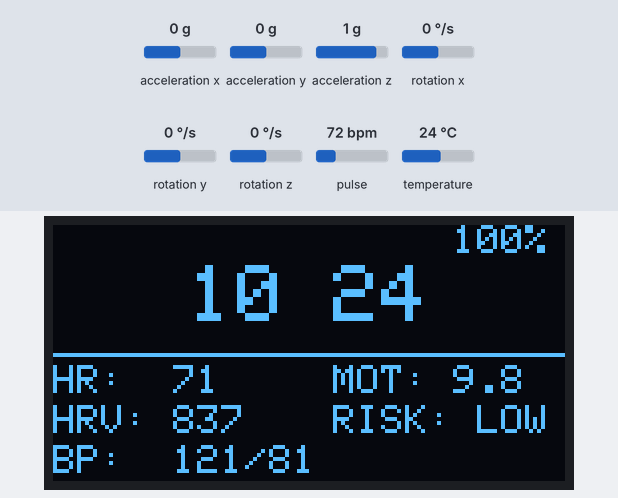
Recording of a sketch running on a simulated ESP32-C3. On the bench: 128×64 one-colour display. The test bench sets the inputs (shaded band); at power-on: pulse 72 bpm, acceleration x 0 g, acceleration y 0 g, acceleration z 1 g, rotation x 0 °/s, rotation y 0 °/s, rotation z 0 °/s, temperature 24 °C. The local clock reads 2024-03-15 10:24:30 at power-on unless the sketch sets it; nothing arrives over Bluetooth unless stated; a phone connects over Bluetooth LE 3 s after start.

Above: at 1.6 s.
1.7 s: pulse set to 130 bpm
At 3.7 s:
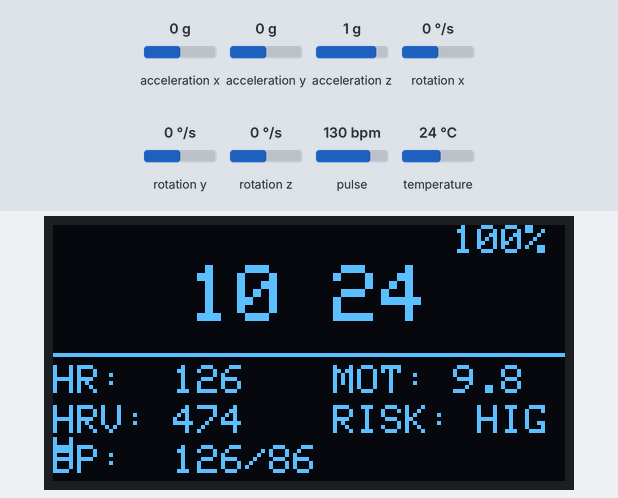
4.7 s: acceleration x set to -1.4 g
At 5.8 s:
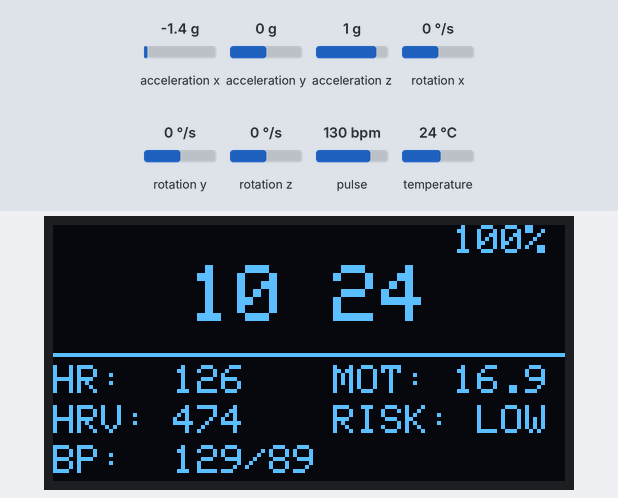
7.5 s: acceleration y set to -1.4 g
At 8.9 s:
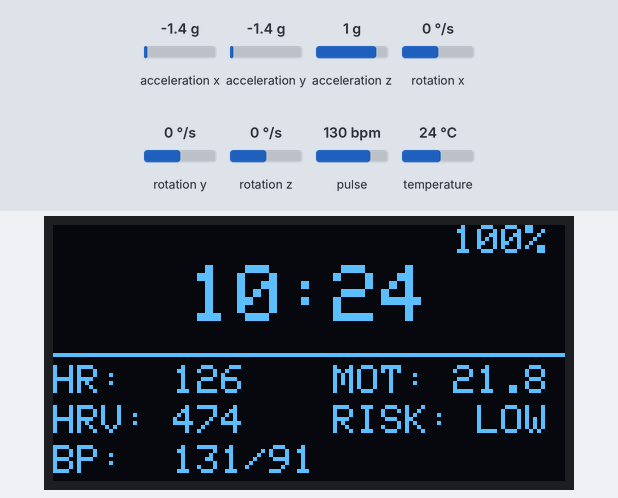
10.5 s: acceleration z set to -1.4 g
At 11.9 s:
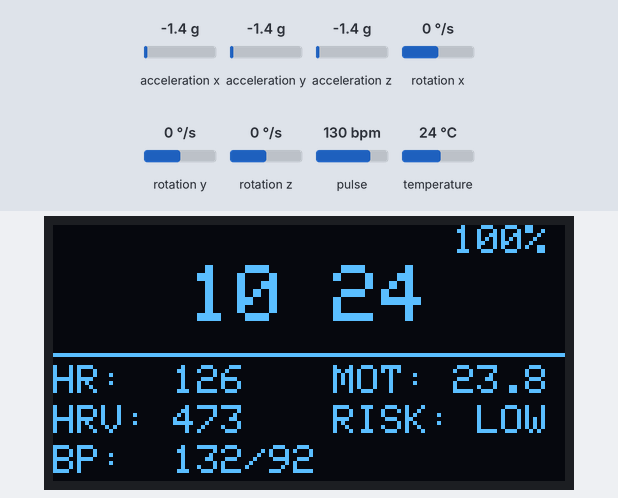
Timing chart, 0 to 13.5 s (numbered marks = the images above; inputs shaded):
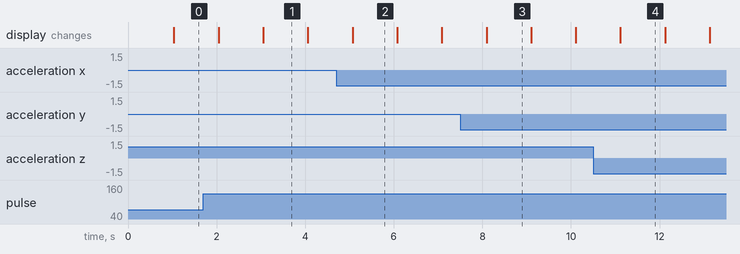

The sketch:

esp32_firmware.ino
```cpp
/*
 * PulseNova ESP32-C3 BLE Wearable Firmware
 *
 * Hardware:
 *   - MAX30105 (PPG → HR, HRV, SpO2 proxy)
 *   - MPU6050  (Accelerometer → motion, tilt-to-wake)
 *   - SH1106   (OLED 128×64 display)
 *
 * BLE Protocol:
 *   DATA_CHAR (Notify, 5s): {"t":UNIX,"hr":INT,"hrv":INT,"bp_sys":INT,"bp_dia":INT,"motion":FLOAT,"conf":FLOAT,"bat":INT}
 *   TIME_CHAR (Write):      {"time": UNIX_TIMESTAMP}  ← sent by app on connect
 */

#include <Wire.h>
#include <Adafruit_GFX.h>
#include <Adafruit_SH110X.h>
#include <Adafruit_MPU6050.h>
#include <Adafruit_Sensor.h>
#include <BLEDevice.h>
#include <BLEServer.h>
#include <BLEUtils.h>
#include <BLE2902.h>
#include <ArduinoJson.h>
#include <time.h>
#include "MAX30105.h"
#include "heartRate.h"

// ─── CONFIGURATION ──────────────────────────────────────────────────────────
#define SDA_PIN 6
#define SCL_PIN 7
#define SCREEN_WIDTH 128
#define SCREEN_HEIGHT 64

#define SERVICE_UUID   "12345678-1234-1234-1234-1234567890ab"
#define DATA_CHAR_UUID "87654321-4321-4321-4321-ba0987654321"
#define TIME_CHAR_UUID "c0ffee01-1234-1234-1234-1234567890ab"

// ─── GLOBALS ────────────────────────────────────────────────────────────────
Adafruit_SH1106G display(SCREEN_WIDTH, SCREEN_HEIGHT, &Wire, -1);
MAX30105 particleSensor;
Adafruit_MPU6050 mpu;
BLECharacteristic* pDataChar;
bool deviceConnected = false;

// Health & Power Variables
int hr = 0, hrv = 0, bp_sys = 120, bp_dia = 80, riskScore = 0, battery = 100;
float motionMag = 0.0, confidence = 1.0;
bool isDisplayOn = true, watchWasLowered = true, colonVisible = true;

// Timing
unsigned long lastSampleTime = 0, lastTransmitTime = 0, lastWakeTime = 0, lastBeatTime = 0;
uint32_t syncedTime = 0, syncedMillis = 0;

// ─── AVERAGING BUFFER ───────────────────────────────────────────────────────
struct {
    float hr_sum, hrv_sum, bp_sys_sum, bp_dia_sum, motion_sum, conf_sum;
    int count;
    void reset() { hr_sum=0; hrv_sum=0; bp_sys_sum=0; bp_dia_sum=0; motion_sum=0; conf_sum=0; count=0; }
} avgBuffer;

// ─── BLE CALLBACKS ──────────────────────────────────────────────────────────
class MyServerCallbacks : public BLEServerCallbacks {
    void onConnect(BLEServer* p) { deviceConnected = true; }
    void onDisconnect(BLEServer* p) { deviceConnected = false; BLEDevice::startAdvertising(); }
};

class TimeCallbacks : public BLECharacteristicCallbacks {
    void onWrite(BLECharacteristic* p) {
        String val = p->getValue().c_str();
        StaticJsonDocument<128> doc;
        if (!deserializeJson(doc, val) && doc.containsKey("time")) {
            syncedTime = doc["time"];
            syncedMillis = millis();
            struct timeval tv = { .tv_sec = (long)syncedTime };
            settimeofday(&tv, NULL); // Sync internal RTC
        }
    }
};

// ─── SENSOR CORE ────────────────────────────────────────────────────────────
void updateSensors() {
    long ir = particleSensor.getIR();
    if (checkForBeat(ir)) {
        unsigned long delta = millis() - lastBeatTime;
        lastBeatTime = millis();
        float bpm = 60000.0 / delta;
        if (bpm > 40 && bpm < 220) { hr = (int)bpm; hrv = (int)delta; }
    }

    sensors_event_t a, g, temp;
    mpu.getEvent(&a, &g, &temp);
    motionMag = sqrt(sq(a.acceleration.x) + sq(a.acceleration.y) + sq(a.acceleration.z));

    // Tilt-to-Wake Logic
    if (a.acceleration.y < 3.0) watchWasLowered = true;
    if (watchWasLowered && a.acceleration.y > 7.0) {
        if (!isDisplayOn) { isDisplayOn = true; lastWakeTime = millis(); watchWasLowered = false; }
    }

    // Risk & Confidence
    confidence = (ir < 50000) ? 0.0 : (motionMag > 15.0) ? 0.5 : 1.0;
    bp_sys = (hr > 0) ? 110 + (hr * 0.1) + (motionMag * 0.4) : 0;
    bp_dia = (bp_sys > 0) ? bp_sys - 40 : 0;
    riskScore = (hr > 110 && motionMag < 11.0) ? 80 : 5;
}

// ─── DISPLAY ────────────────────────────────────────────────────────────────
void drawWatch() {
    if (!isDisplayOn) return;
    display.clearDisplay();
    time_t now; struct tm timeinfo; time(&now); localtime_r(&now, &timeinfo);

    display.setTextSize(1); display.setCursor(100, 0); display.print(battery); display.print("%");
    display.setTextSize(2); display.setCursor(34, 10);
    if (timeinfo.tm_hour < 10) display.print("0");
    display.print(timeinfo.tm_hour); display.print(colonVisible ? ":" : " ");
    if (timeinfo.tm_min < 10) display.print("0");
    display.print(timeinfo.tm_min);

    display.setTextSize(1);
    long ir = particleSensor.getIR();
    display.setCursor(0, 35); display.print("HR:  "); if(ir < 50000) display.print("--"); else display.print(hr);
    display.setCursor(0, 45); display.print("HRV: "); if(ir < 50000) display.print("--"); else display.print(hrv);
    display.setCursor(0, 55); display.print("BP:  "); display.print(bp_sys); display.print("/"); display.print(bp_dia);
    display.setCursor(70, 35); display.print("MOT: "); display.print(motionMag, 1);
    display.setCursor(70, 45); display.print("RISK:");
    if (riskScore > 70) display.print(" HIGH"); else display.print(" LOW");

    display.drawFastHLine(0, 32, 128, SH110X_WHITE);
    display.display();
}

// ─── DATA TRANSMISSION ──────────────────────────────────────────────────────
void transmitData() {
    if (!deviceConnected || avgBuffer.count == 0) return;

    StaticJsonDocument<256> doc;
    doc["t"] = (syncedTime == 0) ? (millis()/1000) : (syncedTime + (millis()-syncedMillis)/1000);
    doc["hr"] = (int)(avgBuffer.hr_sum / avgBuffer.count);
    doc["hrv"] = (int)(avgBuffer.hrv_sum / avgBuffer.count);
    doc["bp_sys"] = (int)(avgBuffer.bp_sys_sum / avgBuffer.count);
    doc["bp_dia"] = (int)(avgBuffer.bp_dia_sum / avgBuffer.count);
    doc["motion"] = round((avgBuffer.motion_sum / avgBuffer.count) * 100) / 100.0;
    doc["conf"] = round((avgBuffer.conf_sum / avgBuffer.count) * 100) / 100.0;
    doc["bat"] = battery;

    char buf[256];
    size_t len = serializeJson(doc, buf);
    pDataChar->setValue((uint8_t*)buf, len);
    pDataChar->notify();
    avgBuffer.reset();
}

void setup() {
    Serial.begin(115200);
    Wire.begin(SDA_PIN, SCL_PIN);

    // BLE Setup
    BLEDevice::init("PulseNova");
    BLEServer* pServer = BLEDevice::createServer();
    pServer->setCallbacks(new MyServerCallbacks());
    BLEService* pService = pServer->createService(SERVICE_UUID);
    pDataChar = pService->createCharacteristic(DATA_CHAR_UUID, BLECharacteristic::PROPERTY_NOTIFY);
    pDataChar->addDescriptor(new BLE2902());
    BLECharacteristic* pTimeChar = pService->createCharacteristic(TIME_CHAR_UUID, BLECharacteristic::PROPERTY_WRITE);
    pTimeChar->setCallbacks(new TimeCallbacks());
    pService->start();
    BLEDevice::startAdvertising();

    // Hardware Init
    display.begin(0x3C, true);
    particleSensor.begin(Wire, I2C_SPEED_FAST);
    particleSensor.setup();
    mpu.begin();

    avgBuffer.reset();
    lastWakeTime = millis();
}

void loop() {
    updateSensors();
    unsigned long now = millis();

    // 1s Sampling
    if (now - lastSampleTime >= 1000) {
        avgBuffer.hr_sum += hr; avgBuffer.hrv_sum += hrv;
        avgBuffer.bp_sys_sum += bp_sys; avgBuffer.bp_dia_sum += bp_dia;
        avgBuffer.motion_sum += motionMag; avgBuffer.conf_sum += confidence;
        avgBuffer.count++;
        lastSampleTime = now;

        // Blink colon & Refresh screen
        if (isDisplayOn) { colonVisible = !colonVisible; drawWatch(); }
    }

    // 5s Transmit
    if (now - lastTransmitTime >= 5000) {
        transmitData();
        lastTransmitTime = now;
    }

    // Screen Timeout
    if (isDisplayOn && (now - lastWakeTime > 30000)) {
        isDisplayOn = false; display.clearDisplay(); display.display();
    }
}
```

Measured:
- after the input at 1.7 s, the display: first differs from a run without the input after 1.4 s (image 1)
- after the input at 4.7 s, the display: changes after 0.37 s (image 2)
- after the input at 7.5 s, the display: changes after 0.59 s (image 3)
- what the display in image 1 shows lasts 1.0 s, from 3.1 s to 4.1 s
